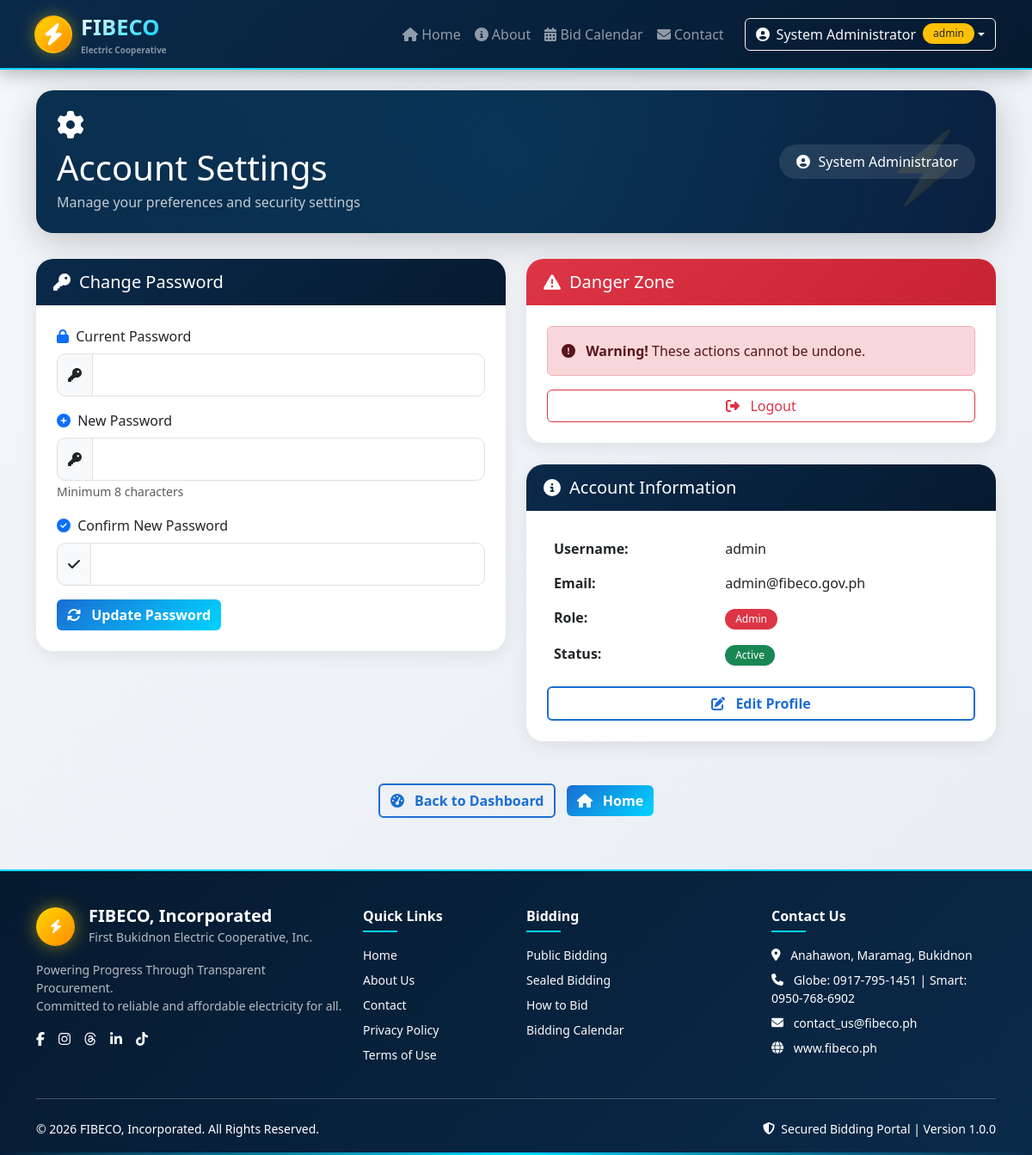
The page /settings.php (signed in) on the database its author committed.
### tables this page shows
CREATE TABLE users (
    id INT PRIMARY KEY AUTO_INCREMENT,
    username VARCHAR(50) UNIQUE NOT NULL,
    email VARCHAR(100) UNIQUE NOT NULL,
    password_hash VARCHAR(255) NOT NULL,
    full_name VARCHAR(100) NOT NULL,
    department VARCHAR(100) DEFAULT NULL,
    position VARCHAR(100) DEFAULT NULL,
    phone VARCHAR(20) DEFAULT NULL,
    role ENUM('admin', 'user', 'viewer') DEFAULT 'user',
    status ENUM('active', 'inactive', 'suspended') DEFAULT 'active',
    last_login TIMESTAMP NULL,
    created_at TIMESTAMP DEFAULT CURRENT_TIMESTAMP,
    updated_at TIMESTAMP DEFAULT CURRENT_TIMESTAMP ON UPDATE CURRENT_TIMESTAMP,
    INDEX idx_email (email),
    INDEX idx_username (username),
    INDEX idx_role (role)
);

### settings.php (the view, shortened to what this page needs)
<?php
require_once 'includes/config/database.php';
$user = [];
$userRole = $_SESSION['user_role'] ?? 'user';
$userName = $_SESSION['user_name'] ?? 'User';
try {
    $selectFields = ['id', 'username', 'email', 'full_name', 'role', 'status'];
    $sql = "SELECT " . implode(', ', $selectFields) . " FROM users WHERE id = ?";
    $stmt = $db->prepare($sql);
    $stmt->execute([$_SESSION['user_id']]);
    $user = $stmt->fetch();
} catch (PDOException $e) {
    $error = "Database error: " . $e->getMessage();
}
?>
<!DOCTYPE html>
<html lang="en">
<head>
    <link href="https://cdn.jsdelivr.net/npm/bootstrap@5.3.0/dist/css/bootstrap.min.css" rel="stylesheet">
    <link rel="stylesheet" href="https://cdnjs.cloudflare.com/ajax/libs/font-awesome/6.4.0/css/all.min.css">
</head>
<body>
    <nav class="navbar navbar-expand-lg navbar-dark sticky-top">
        <div class="container">
            <a class="navbar-brand" href="index.php">
                <div class="brand-icon">
                    <div class="electric-logo">
                        <i class="fas fa-bolt"></i>
                    </div>
                </div>
                <div>
                    <span class="brand-text"><strong>FIBECO</strong></span>
                    <small class="d-block text-white-50" style="font-size: 10px;">Electric Cooperative</small>
                </div>
            </a>
            <div class="collapse navbar-collapse" id="navbarNav">
                <ul class="navbar-nav ms-auto">
                    <li class="nav-item">
                        <a class="nav-link" href="index.php">
                            <i class="fas fa-home"></i> Home
                        </a>
                    </li>
                    <li class="nav-item">
                        <a class="nav-link" href="about.php">
                            <i class="fas fa-info-circle"></i> About
                        </a>
                    </li>
                    <li class="nav-item">
                        <a class="nav-link" href="bid-calendar.php">
                            <i class="fas fa-calendar-alt"></i> Bid Calendar
                        </a>
                    </li>
                    <li class="nav-item">
                        <a class="nav-link" href="contact.php">
                            <i class="fas fa-envelope"></i> Contact
                        </a>
                    </li>
                </ul>
                <div class="ms-lg-3 mt-3 mt-lg-0">
                    <?php if (isset($_SESSION['user_id'])): ?>
                        <div class="dropdown">
                            <button class="btn btn-outline-light dropdown-toggle d-flex align-items-center"
                                    type="button"
                                    id="userDropdown"
                                    data-bs-toggle="dropdown"
                                    aria-expanded="false">
                                <i class="fas fa-user-circle me-2"></i>
                                <?php echo htmlspecialchars($_SESSION['user_name'] ?? $_SESSION['username'] ?? 'User'); ?>
                                <span class="badge bg-warning text-dark ms-2"><?php echo $userRole; ?></span>
                            </button>
                        </div>
                    <?php endif; ?>
                </div>
            </div>
        </div>
    </nav>
    <div class="container mt-4">
        <div class="settings-header text-white p-4">
            <div class="settings-content">
                <div class="d-flex justify-content-between align-items-center flex-wrap">
                    <div>
                        <i class="fas fa-cog fa-2x mb-2"></i>
                        <h1 class="mb-1">Account Settings</h1>
                        <p class="mb-0 opacity-75">Manage your preferences and security settings</p>
                    </div>
                    <div class="welcome-badge mt-3 mt-sm-0">
                        <i class="fas fa-user-circle"></i>
                        <span><?php echo htmlspecialchars($userName); ?></span>
                    </div>
                </div>
            </div>
        </div>
        <div class="row">
            <div class="col-md-6">
                <div class="settings-card position-relative">
                    <div class="card-header-custom">
                        <h5>
                            <i class="fas fa-key"></i>
                            Change Password
                        </h5>
                    </div>
                    <div class="card-body p-4">
                        <form method="POST" action="">
                            <div class="mb-3">
                                <label class="form-label">
                                    <i class="fas fa-lock me-1 text-primary"></i> Current Password
                                </label>
                                <div class="input-group">
                                    <span class="input-group-text"><i class="fas fa-key"></i></span>
                                    <input type="password" class="form-control" name="current_password" required>
                                </div>
                            </div>
                            <div class="mb-3">
                                <label class="form-label">
                                    <i class="fas fa-plus-circle me-1 text-primary"></i> New Password
                                </label>
                                <div class="input-group">
                                    <span class="input-group-text"><i class="fas fa-key"></i></span>
                                    <input type="password" class="form-control" name="new_password" required>
                                </div>
                                <small class="text-muted">Minimum 8 characters</small>
                            </div>
                            <div class="mb-3">
                                <label class="form-label">
                                    <i class="fas fa-check-circle me-1 text-primary"></i> Confirm New Password
                                </label>
                                <div class="input-group">
                                    <span class="input-group-text"><i class="fas fa-check"></i></span>
                                    <input type="password" class="form-control" name="confirm_password" required>
                                </div>
                            </div>
                            <button type="submit" class="btn btn-electric">
                                <i class="fas fa-sync-alt me-2"></i> Update Password
                            </button>
                        </form>
                    </div>
                </div>
            </div>
            <div class="col-md-6">
                <div class="settings-card position-relative">
                    <div class="card-header-custom" style="background: linear-gradient(135deg, #dc3545, #c82333);">
                        <h5>
                            <i class="fas fa-exclamation-triangle"></i>
                            Danger Zone
                        </h5>
                    </div>
                    <div class="card-body p-4">
                        <div class="alert alert-danger">
                            <i class="fas fa-exclamation-circle me-2"></i>
                            <strong>Warning!</strong> These actions cannot be undone.
                        </div>
                        <div class="d-grid gap-2">
                            <a href="logout.php" class="btn btn-outline-danger">
                                <i class="fas fa-sign-out-alt me-2"></i> Logout
                            </a>
                        </div>
                    </div>
                </div>
                <div class="settings-card position-relative">
                    <div class="card-header-custom">
                        <h5>
                            <i class="fas fa-info-circle"></i>
                            Account Information
                        </h5>
                    </div>
                    <div class="card-body p-4">
                        <table class="table table-borderless">
                            <tr>
                                <td width="40%"><strong>Username:</strong></td>
                                <td><?php echo htmlspecialchars($user['username']); ?></td>
                            </tr>
                            <tr>
                                <td><strong>Email:</strong></td>
                                <td><?php echo htmlspecialchars($user['email']); ?></td>
                            </tr>
                            <tr>
                                <td><strong>Role:</strong></td>
                                <td>
                                    <span class="badge bg-<?php echo $user['role'] == 'admin' ? 'danger' : 'primary'; ?>">
                                        <?php echo ucfirst($user['role']); ?>
                                    </span>
                                </td>
                            </tr>
                            <tr>
                                <td><strong>Status:</strong></td>
                                <td>
                                    <span class="badge bg-<?php echo $user['status'] == 'active' ? 'success' : 'warning'; ?>">
                                        <?php echo ucfirst($user['status']); ?>
                                    </span>
                                </td>
                            </tr>
                        </table>
                        <a href="profile.php" class="btn btn-outline-electric w-100">
                            <i class="fas fa-edit me-2"></i> Edit Profile
                        </a>
                    </div>
                </div>
            </div>
        </div>
        <div class="row mt-4">
            <div class="col-12 text-center">
                <a href="dashboard.php" class="btn btn-outline-electric me-2">
                    <i class="fas fa-tachometer-alt me-2"></i> Back to Dashboard
                </a>
                <a href="index.php" class="btn btn-electric">
                    <i class="fas fa-home me-2"></i> Home
                </a>
            </div>
        </div>
    </div>
    <?php include 'includes/templates/footer.php'; ?>
</body>
</html>

### settings.php (style rules this page uses)
:root { --electric-blue: #0a2a4a; --electric-dark: #061a30; --electric-glow: #1a6dd4; --electric-light: #2d8cf0; --electric-accent: #00d4ff; }
* { margin: 0; padding: 0; box-sizing: border-box; }
body { font-family: 'Segoe UI', Tahoma, Geneva, Verdana, sans-serif; background: linear-gradient(135deg, #f5f7fa 0%, #e8ecf1 100%); min-height: 100vh; }
.navbar { background: linear-gradient(135deg, var(--electric-blue) 0%, var(--electric-dark) 100%); box-shadow: 0 4px 20px rgba(0, 0, 0, 0.3); border-bottom: 2px solid var(--electric-accent); }
.navbar-brand { font-size: 1.6rem; font-weight: 700; display: flex; align-items: center; gap: 12px; }
.brand-icon { position: relative; width: 40px; height: 40px; }
.electric-logo { position: relative; width: 40px; height: 40px; background: linear-gradient(135deg, #ffd700, #ff8c00); border-radius: 50%; display: flex; align-items: center; justify-content: center; animation: pulse 2s infinite; box-shadow: 0 0 20px rgba(255, 215, 0, 0.5); }
.electric-logo::before { content: ''; position: absolute; top: -2px; left: -2px; right: -2px; bottom: -2px; background: linear-gradient(45deg, #ffd700, #ff8c00, #ffd700); border-radius: 50%; z-index: -1; animation: borderPulse 1.5s infinite; }
.brand-text { background: linear-gradient(135deg, #ffffff, var(--electric-accent)); -webkit-background-clip: text; -webkit-text-fill-color: transparent; background-clip: text; }
.settings-header { background: linear-gradient(135deg, var(--electric-blue) 0%, #0a1a3a 100%); position: relative; overflow: hidden; border-radius: 20px; box-shadow: 0 10px 40px rgba(0, 0, 0, 0.2); margin-bottom: 30px; }
.settings-header::before { content: ''; position: absolute; top: -50%; left: -50%; width: 200%; height: 200%; background: radial-gradient(circle, rgba(0, 212, 255, 0.1) 0%, transparent 70%); animation: rotate 20s linear infinite; }
.settings-header::after { content: '⚡'; position: absolute; bottom: 20px; right: 30px; font-size: 80px; opacity: 0.1; animation: flicker 3s infinite; }
.settings-content { position: relative; z-index: 2; }
.settings-card { border: none; border-radius: 20px; transition: all 0.3s ease; background: white; box-shadow: 0 5px 20px rgba(0, 0, 0, 0.08); overflow: hidden; margin-bottom: 25px; }
.settings-card::before { content: ''; position: absolute; top: 0; left: -100%; width: 100%; height: 3px; background: linear-gradient(90deg, var(--electric-glow), var(--electric-accent)); transition: left 0.5s ease; }
.card-header-custom { background: linear-gradient(135deg, var(--electric-blue), var(--electric-dark)); color: white; padding: 15px 20px; border-bottom: none; }
.card-header-custom h5 { margin: 0; display: flex; align-items: center; gap: 10px; }
.form-control, .form-select { border-radius: 10px; border: 1px solid #e0e0e0; padding: 12px 15px; transition: all 0.3s ease; }
.input-group-text { background: #f8f9fa; border: 1px solid #e0e0e0; border-radius: 10px 0 0 10px; }
.btn-electric { background: linear-gradient(135deg, var(--electric-glow), var(--electric-accent)); border: none; color: white; font-weight: 600; transition: all 0.3s ease; }
.btn-outline-electric { border: 2px solid var(--electric-glow); background: transparent; color: var(--electric-glow); font-weight: 600; transition: all 0.3s ease; }
.badge { font-weight: 500; padding: 6px 12px; border-radius: 20px; }
.welcome-badge { background: rgba(255, 255, 255, 0.1); border-radius: 50px; padding: 8px 20px; display: inline-flex; align-items: center; gap: 10px; }

### rows shown on the page
users: username "admin", email "admin@fibeco.gov.ph", role "Admin", status "Active"

### other values the page prints
$_SESSION['user_name'] "System Administrator"
$userRole "admin"
$userName "System Administrator"
APP_VERSION "1.0.0"
